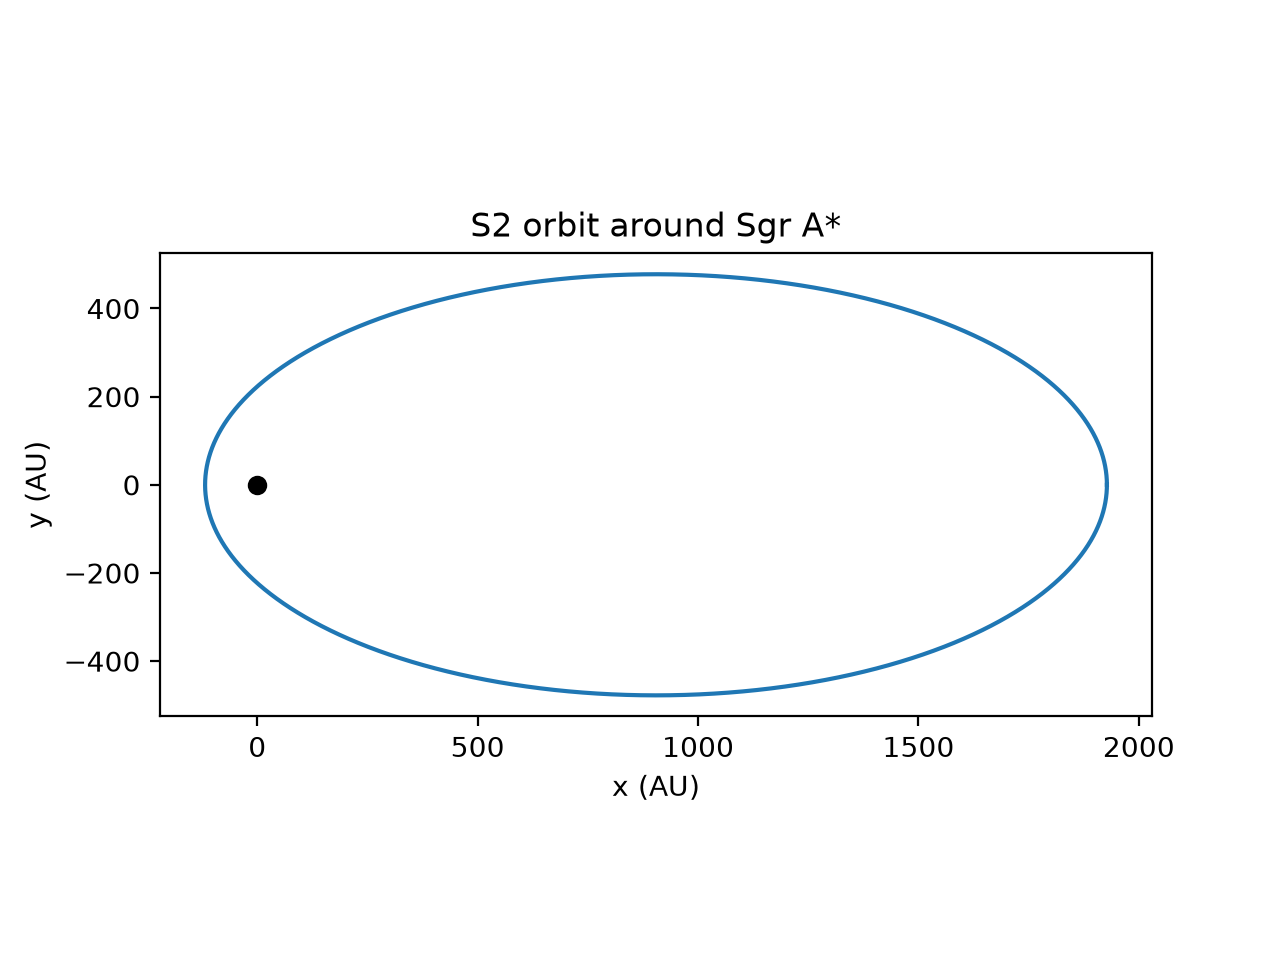

Source code (Python):
#From the paper of The GRAVITY Collaboration
import math as m
import matplotlib.pyplot as plt 

M = 4.154e6
a_arcsecs = 0.125072
d_pc = 8179 
ecc = 0.884282            

GM = 4*(m.pi**2)*M
a = a_arcsecs * d_pc

r_close = a * (1 - ecc)
r_far = a * (1 + ecc)

print("a =", a)
print("closest =", r_close)
print("farthest =", r_far)

v_far = m.sqrt(GM / a * (1 - ecc) / (1 + ecc))

x, y = r_far, 0.0          
vx, vy = 0.0, v_far        
dt = 0.0001
steps = int(16.0518 / dt)  # one full orbit

r_min = r_far
xs = []
ys = []
for i in range(steps):
    r = m.sqrt(x**2 + y**2)
    ax = -(GM *x/r**3)
    ay = -(GM*y/r**3)
    vx = vx + ax*dt
    vy = vy + ay*dt 
    x = x + vx*dt 
    y = y + vy*dt
    xs.append(x)
    ys.append(y)
    if r < r_min:
        r_min = r

print("v_far =", v_far)
print("end:", x, y)
print("closest:", r_min)

plt.plot(xs, ys)
plt.plot(0, 0, "ko")
plt.gca().set_aspect("equal")
plt.title("S2 orbit around Sgr A*")
plt.xlabel("x (AU)")
plt.ylabel("y (AU)")
plt.savefig("s2_orbit.png", dpi=200)
plt.show()
